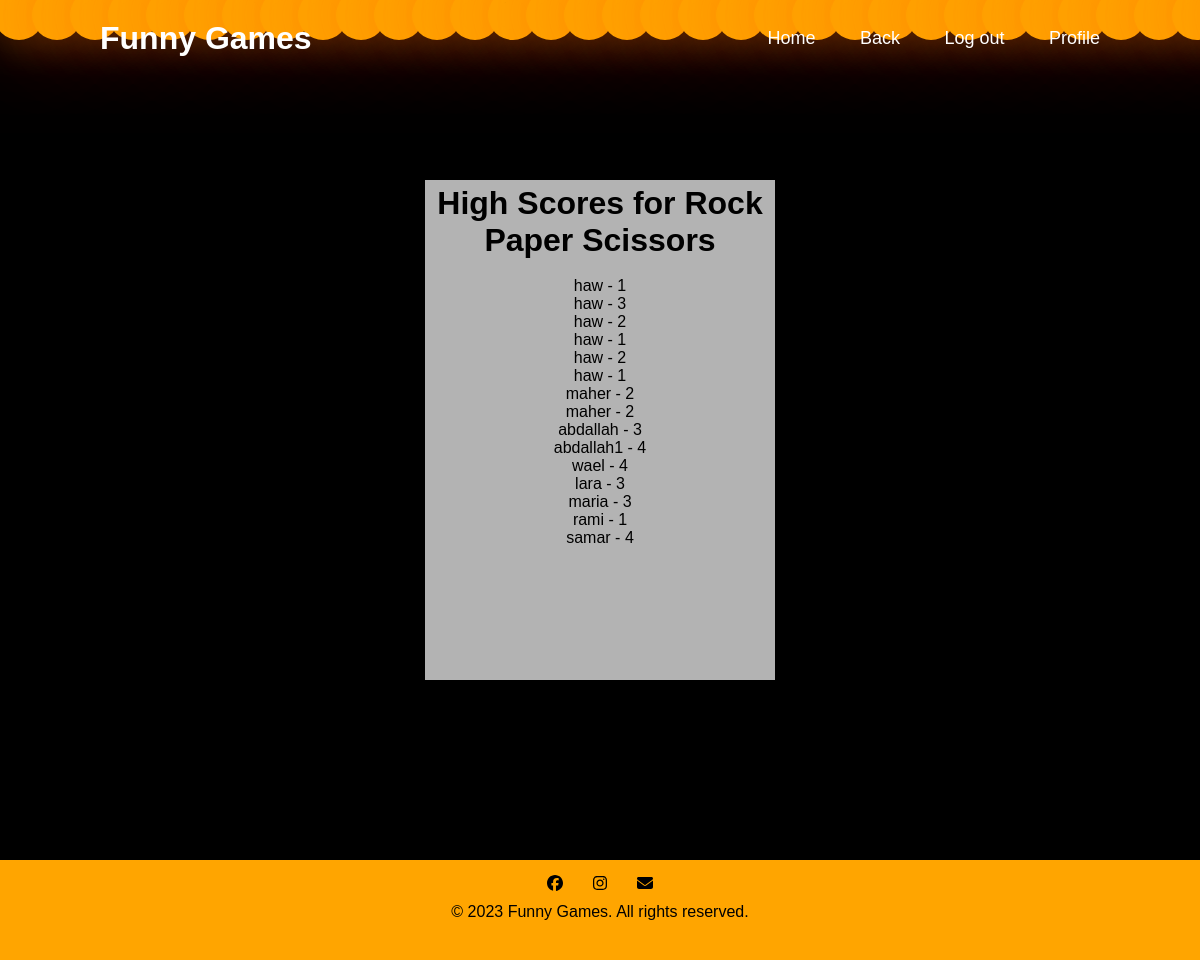
The page /game/1/high_scores/ on the database its author committed.
### game/models.py (models this page shows, shortened)
class Game(models.Model):
    name=models.TextField(max_length=100, default="gameA")
    description=models.TextField(max_length=10000, default="Your Default Description Here")

class GamePlayer(models.Model):
    player = models.ForeignKey(Player, on_delete=models.CASCADE,unique=False)
    game_data = models.JSONField()
    timestamp = models.DateTimeField(default=timezone.now)

class Player(models.Model):
    user = models.ForeignKey(User, on_delete=models.CASCADE,unique=False)
    selected_game = models.ForeignKey(Game, on_delete=models.SET_NULL, null=True)

### game/views.py (the view)
# urls.py: path('game/<int:game_id>/high_scores/', views.high_scores, name='high_scores'),
def high_scores(request, game_id):
    game = get_object_or_404(Game, pk=game_id)
    high_scores = GamePlayer.objects.filter(player__selected_game=game).order_by('-game_data__score')
    print(high_scores)
    for score in high_scores:
        print(score.game_data)
    return render(request, 'game/high_scores.html', {'game': game, 'high_scores': high_scores})

### game/templates/game/high_scores.html (shortened to what this page needs)
{% extends "game/homee.html" %}
{% load static %}
{% block content %}
<div class="header">
    <a href="#" class="logo">Funny Games</a>
    <div class="navbar">
      <a href="{% url 'index' %}">Home</a>
      <a href="#" id="backToGame">Back</a>
      <a href="{% url 'logout' %}">Log out</a>
      <a href="{% url 'myprofile' %}">Profile</a>
    </div>
  </div>
    <div class="form-box">
        <h1>High Scores for {{ game.name }}</h1>
        <br>
        {% if game.name != "Asteroids" %}
            <ul>
                {% for score in high_scores %}
                    <li>{{ score.player.user.username }} - {{ score.game_data}}</li>
                {% endfor %}
            </ul>
        {% else %}
        <ul>
            {% for score in high_scores %}
                <li>{{ score.player.user.username }} - {{ score.game_data.score}}</li>
            {% endfor %}
        </ul>
        {% endif %}
    </div>
    {% endblock content %}

### game/templates/game/homee.html (shortened to what this page needs)
{% load static %}
<!DOCTYPE html>
<html lang="en">
<head>
    <link href="{% static 'fontawesomefree/css/all.min.css' %}" rel="stylesheet" type="text/css">
</head>
<body>
  <div class="main-content">
    <div class="container">
      <div class="bubbles">
        <span style="--i:11;"></span>
        <span style="--i:12;"></span>
        <span style="--i:24;"></span>
        <span style="--i:10;"></span>
        <span style="--i:14;"></span>
        <span style="--i:23;"></span>
        <span style="--i:18;"></span>
        <span style="--i:16;"></span>
        <span style="--i:19;"></span>
        <span style="--i:20;"></span>
        <span style="--i:22;"></span>
        <span style="--i:25;"></span>
        <span style="--i:18;"></span>
        <span style="--i:21;"></span>
        <span style="--i:15;"></span>
        <span style="--i:13;"></span>
        <span style="--i:26;"></span>
        <span style="--i:17;"></span>
        <span style="--i:13;"></span>
        <span style="--i:28;"></span>
        <span style="--i:11;"></span>
        <span style="--i:12;"></span>
        <span style="--i:24;"></span>
        <span style="--i:10;"></span>
        <span style="--i:14;"></span>
        <span style="--i:23;"></span>
        <span style="--i:18;"></span>
        <span style="--i:16;"></span>
        <span style="--i:19;"></span>
        <span style="--i:20;"></span>
        <span style="--i:22;"></span>
        <span style="--i:25;"></span>
      </div>
    </div>
    {% block content %}{% endblock %}
  </div>
  <footer>
    <div class="social-icons">
      <ul>
        <li><a href="https://www.djangoproject.com/"><i class="fa-brands fa-facebook"></i></a></li>
        <li><a href="https://www.djangoproject.com/"><i class="fa-brands fa-instagram"></i></a></li>
        <li><a href="https://www.djangoproject.com/"><i class="fa-solid fa-envelope"></i></a></li>
      </ul>
    </div>
    <div class="rights">
      <p>&copy; 2023 Funny Games. All rights reserved.</p>
    </div>
  </footer>
</body>
</html>

### game/templates/game/homee.html (style rules this page uses)
:root { --first-color: orange; --second-color: #fb7806; --third-color: #000405; --forth-color: #fffdfd; }
* { margin: 0; padding: 0; box-sizing: border-box; font-family: sans-serif; }
body { min-height: 100vh; background-color: blue; }
.header { position: fixed; top: 0; left: 0; width: 100%; padding: 20px 100px; background: transparent; display: flex; justify-content: space-between; align-items: center; z-index: 100; }
.logo { font-size: 32px; color: #fff; text-decoration: none; font-weight: 700; }
.navbar a { position: relative; font-size: 18px; color: #fff; font-weight: 500; text-decoration: none; margin-left: 40px; }
.navbar a::before { content: ""; position: absolute; top: 100%; left: 0; width: 0; height: 2px; background: #fff; transition: 0.3s; }
body { margin: 0; padding: 0; display: flex; flex-direction: column; background-color: black; }
.main-content { position: relative; min-height: 100vh; z-index: 2; }
.container { position: absolute; width: 100%; height: 100vh; overflow: hidden; z-index: 1; }
.bubbles { position: absolute; display: flex; z-index: -1; }
.bubbles span { position: relative; width: 30px; height: 30px; background: orange; margin: 0 4px; border-radius: 50%; box-shadow: 0 0 0 10px rgb(255, 165, 0), 0 0 50px rgb(255, 123, 0), 0 0 100px rgb(255, 81, 0); animation: animate 15s linear infinite; animation-duration: calc(125s / var(--i)); }
footer { background-color: orange; margin: 0%; padding: 0%; width: 100%; height: 100px; z-index: 5; }
.social-icons { display: flex; justify-content: center; align-items: center; }
.social-icons ul { padding-top: 15px; margin: 0; list-style-type: none; display: flex; }
.social-icons ul li { margin: 0 15px; }
.rights { padding-top: 10px; margin-bottom: 5px; text-align: center; }
a { text-decoration: none; color: black; }
.form-box { width: 1200px; height: 300px; position: relative; margin: 15% auto; background-color: rgba(255, 255, 255, 0.7); padding: 5px; z-index: 4; }

### game/templates/game/high_scores.html (style rules this page uses)
.form-box { width: 350px; height: 500px; text-align: center; }

### rows shown on the page
Game: name "Rock Paper Scissors"
GamePlayer: player.user.username "haw", game_data "1"
GamePlayer: player.user.username "haw", game_data "3"
GamePlayer: player.user.username "haw", game_data "2"
GamePlayer: player.user.username "haw", game_data "1"
GamePlayer: player.user.username "haw", game_data "2"
GamePlayer: player.user.username "haw", game_data "1"
GamePlayer: player.user.username "maher", game_data "2"
GamePlayer: player.user.username "maher", game_data "2"
GamePlayer: player.user.username "abdallah", game_data "3"
GamePlayer: player.user.username "abdallah1", game_data "4"
GamePlayer: player.user.username "wael", game_data "4"
GamePlayer: player.user.username "lara", game_data "3"
GamePlayer: player.user.username "maria", game_data "3"
GamePlayer: player.user.username "rami", game_data "1"
GamePlayer: player.user.username "samar", game_data "4"
